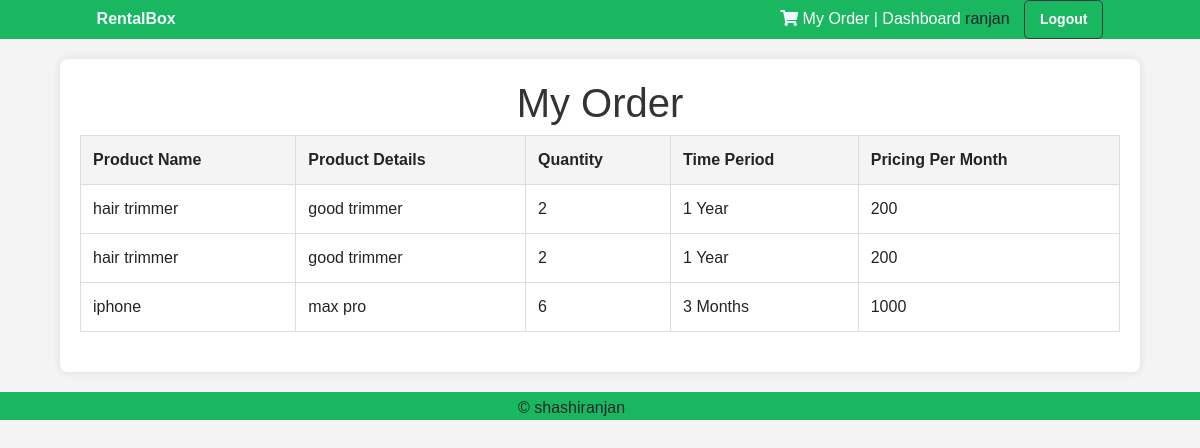
/myorder/ (signed in), run on the app's committed database.
### warehouse/models.py (models this page shows)
class CartDetails(models.Model):
    enquiry = models.ForeignKey(EnquiryDetails,on_delete=models.CASCADE, null=True)
    user = models.ForeignKey(User,on_delete=models.CASCADE)
    sq_details = models.ForeignKey(SalesQuoteDetails,on_delete=models.CASCADE, null=True)
    product_obj = models.ForeignKey(Products,on_delete=models.CASCADE, null=True)
    time_period = models.CharField(choices=CATEGORY_CHOICES, max_length = 200, null = True, default="1 Year")
    pricing = models.CharField(max_length=64, null = True)
    qty = models.IntegerField(default=1, null=True)
    is_paid=models.BooleanField(default=False)
    total_amount=models.IntegerField(null = True)

class SalesQuoteDetails(models.Model):
    enquiry = models.ForeignKey(EnquiryDetails,on_delete=models.CASCADE)
    sales_quote_id = models.CharField(max_length=64, null = True)
    product_obj = models.ForeignKey(Products,on_delete=models.CASCADE, null=True)
    product_name = models.CharField(max_length=264, null = True)   #
    product_id = models.CharField(max_length = 128, null = True)   #
    qty= models.IntegerField(null = True)
    product_details = models.CharField(max_length = 128, null = True)  #
    time_period = models.CharField(choices=CATEGORY_CHOICES, max_length = 200, null = True, default="Other")
    pricing = models.CharField(max_length=64, null = True)  #
    added_to_cart = models.BooleanField(default=False)
    sq_reject= models.BooleanField(default=False)

### warehouse/views.py (the view)
# urls.py: path('myorder/',views.myorder,name='myorder'),
@login_required(login_url='/login/')
def myorder(request):
    print("************enter in my order---------")
    username= request.user.email
    name = username.split('@')[0]
    role=request.user.role
    order_objs = MyOrder.objects.filter(user=request.user)
    context={'name':name, 'role':role, 'order_objs':order_objs}
    return render(request,'warehouse/myorder.html',context)

### warehouse/templates/warehouse/myorder.html (shortened to what this page needs)
{% extends 'layout/app.html' %}
{% load static %}
        {% block content %}
        <head>
            <link rel = "stylesheet" type="text/css" href="{% static '/warehouse/css/dashboard.css' %}">
        </head>
        <body>
    <div class="header" style=" background-color: rgb(26, 183, 97); text-align: center; left: 0%; width: 100%; ">
        <p>
            <span style="margin-right: 50%; color: aliceblue; font-weight: bold;"><a href="{% url 'index' %}" style="text-decoration: none;color: aliceblue;">RentalBox</a></span>
            {% if name != 'AnonymousUser' %}
            <span class="cart-icon"><a href="{% url 'mycart' %}"><i class="fas fa-shopping-cart" style="color: aliceblue;"></i></a></span>
            <span><a style="color: white; text-decoration: none;" href="{% url 'myorder' %}">My Order</a></span>
            <span><a style="color: white; text-decoration: none;" href="{% url 'dashboard' %}">| Dashboard</a></span>
            <span>{{ name }} <a href="{% url 'logout' %}" class="btn btn-dark">Logout</a></span>
            {% else %}
                <span><a href="{% url 'login' %}">SignIn</a> <a href="{% url 'register' %}">/ SignUp</a></span>
            {% endif %}
        </p>
    </div>
        <div class="container">
                <h1>My Order</h1>
                <table>
                    <thead>
                        <tr>
                            <th>Product Name</th>
                            <th>Product Details</th>
                            <th>Quantity</th>
                            <th>Time Period</th>
                            <th>Pricing Per Month</th>
                        </tr>
                    </thead>
                    <tbody>
                        {% for orders in order_objs %}
                        {% for details in orders.cart.all %}
                        <tr>
                            <td data-label="Product Name">
                                {% if details.sq_details and details.sq_details.product_name %}
                                    {{ details.sq_details.product_name }}
                                {% elif details.product_obj and details.product_obj.name %}
                                    {{ details.product_obj.name }}
                                {% else %}
                                    Product name not available
                                {% endif %}
                                </td>
                                <td data-label="Product Details">
                                    {% if details.sq_details and details.sq_details.product_details %}
                                        {{ details.sq_details.product_details }}
                                    {% elif details.product_obj and details.product_obj.description %}
                                        {{ details.product_obj.description }}
                                    {% else %}
                                        Product details not available
                                    {% endif %}
                                </td>
                            <td data-label="Quantity">
                                <span class="qty">{{ details.qty }}</span>
                            </td>
                            <td data-label="Time Period">
                                <span class="time_period">{{ details.time_period }}</span>
                            </td>
                            <td data-label="Pricing">
                                <span class="pricing">{{ details.pricing }}</span>
                            </td>
                        </tr>
                        {% endfor %}
                        {% endfor %}
                    </tbody>
                </table>
        </div>
        <div class="footer" style="background-color: rgb(26, 183, 97); text-align: center; left: 0%; width: 100%; bottom: 0%;  ">
            <p>&copy shashiranjan<a href="https://www.linkedin.com/in/shashiranjan05/" ><i class="fa fa-linkedin-square" style="font-size:24px; color: black;"></i></a> &nbsp;<a href="https://github.com/shashiranjan05"><i class="fa fa-github-square" style="font-size:24px; color: black;" ></i></a>
            </p>
        </div>
        </body>
    {% endblock %}

### warehouse/static/warehouse/css/dashboard.css (style rules this page uses)
body { font-family: Arial, sans-serif; margin: 0; padding: 0; box-sizing: border-box; }
.container { padding: 20px; }
table { width: 100%; border-collapse: collapse; margin-bottom: 20px; }
th, td { padding: 12px; text-align: left; border: 1px solid #ddd; }
th { background-color: #f4f4f4; }
.btn-dark { text-decoration: none; color: white; background-color: rgb(26, 183, 97); padding: 8px 15px; border-radius: 5px; font-size: 14px; font-weight: bold; transition: background-color 0.3s, transform 0.3s; margin-left: 10px; }

### warehouse/templates/warehouse/myorder.html (style rules this page uses)
body { font-family: Arial, sans-serif; margin: 0; padding: 0; background-color: #f4f4f4; }
.container { width: 90%; max-width: 1200px; margin: 20px auto; background: #fff; padding: 20px; border-radius: 8px; box-shadow: 0 0 10px rgba(0, 0, 0, 0.1); }
h1 { text-align: center; color: #333; }
table { width: 100%; border-collapse: collapse; margin-bottom: 20px; }
th, td { border: 1px solid #ddd; padding: 12px; text-align: left; }
th { background-color: #f4f4f4; }

### data on the page
CartDetails: sq_details.product_name "hair trimmer", sq_details.product_details "good trimmer", qty "2", time_period "1 Year", pricing "200"
CartDetails: sq_details.product_name "hair trimmer", sq_details.product_details "good trimmer", qty "2", time_period "1 Year", pricing "200"
CartDetails: sq_details.product_name "iphone", sq_details.product_details "max pro", qty "6", time_period "3 Months", pricing "1000"

### other printed values
{{ name }} "ranjan"
